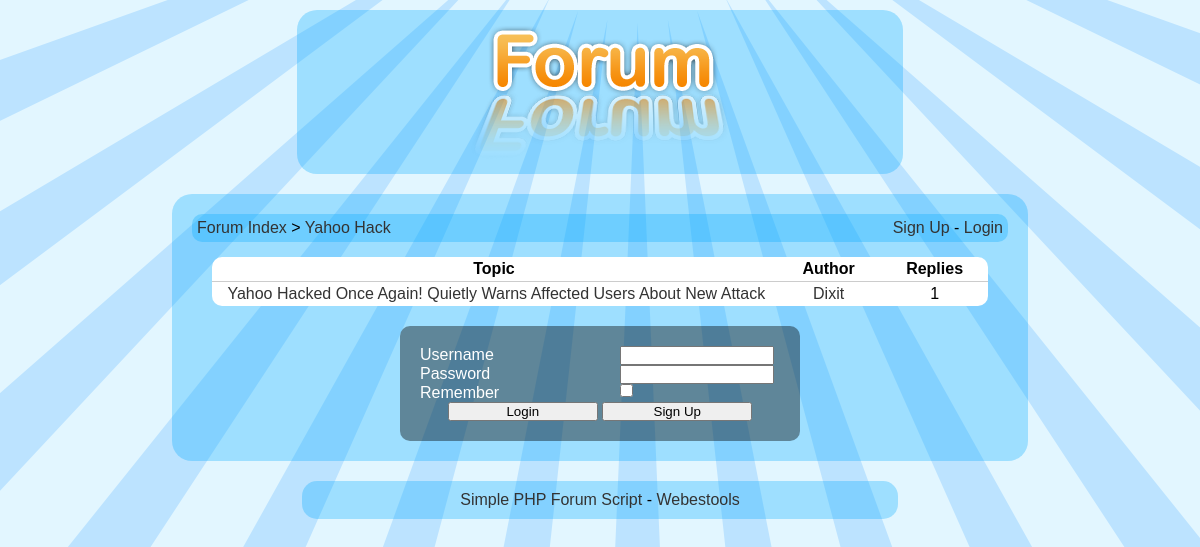
The page /Quiz/Forum/list_topics.php?parent=1 on the database its author committed.
### tables this page shows
CREATE TABLE `categories` (
  `id` smallint(6) NOT NULL,
  `name` varchar(256) NOT NULL,
  `description` text NOT NULL,
  `position` smallint(6) NOT NULL
);

CREATE TABLE `topics` (
  `parent` smallint(6) NOT NULL,
  `id` int(11) NOT NULL,
  `id2` int(11) NOT NULL,
  `title` varchar(256) NOT NULL,
  `message` longtext NOT NULL,
  `authorid` int(11) NOT NULL,
  `timestamp` int(11) NOT NULL,
  `timestamp2` int(11) NOT NULL
);

CREATE TABLE `users` (
  `id` int(11) NOT NULL,
  `username` varchar(50) NOT NULL,
  `email` varchar(50) NOT NULL,
  `password` varchar(50) NOT NULL,
  `status` tinyint(1) NOT NULL,
  `signup_date` datetime NOT NULL
);

### Quiz/Forum/config.php (called while the page is built, shortened)
<?php
$url_home = 'index.php';
$design = 'default';
?>

### Quiz/Forum/list_topics.php (the view, shortened to what this page needs)
<?php
include('config.php');
if(isset($_GET['parent']))
{
	$id = intval($_GET['parent']);
	$dn1 = mysql_fetch_array(mysql_query('select count(c.id) as nb1, c.name,count(t.id) as topics from categories as c left join topics as t on t.parent="'.$id.'" where c.id="'.$id.'" group by c.id'));
if($dn1['nb1']>0)
{
?>
<!DOCTYPE html PUBLIC "-//W3C//DTD XHTML 1.0 Transitional//EN" "http://www.w3.org/TR/xhtml1/DTD/xhtml1-transitional.dtd">
<html xmlns="http://www.w3.org/1999/xhtml">
    <head>
        <link href="<?php echo $design; ?>/style.css" rel="stylesheet" title="Style" />
    </head>
    <body>
    	<div class="header">
        	<a href="<?php echo $url_home; ?>"><img src="<?php echo $design; ?>/images/logo.png" alt="Forum" /></a>
	    </div>
        <div class="content">
<?php
if(isset($_SESSION['username']))
{
$nb_new_pm = mysql_fetch_array(mysql_query('select count(*) as nb_new_pm from pm where ((user1="'.$_SESSION['userid'].'" and user1read="no") or (user2="'.$_SESSION['userid'].'" and user2read="no")) and id2="1"'));
$nb_new_pm = $nb_new_pm['nb_new_pm'];
?>
<div class="box">
	<div class="box_left">
    	<a href="<?php echo $url_home; ?>">Forum Index</a> &gt; <a href="list_topics.php?parent=<?php echo $id; ?>"><?php echo htmlentities($dn1['name'], ENT_QUOTES, 'UTF-8'); ?></a>
    </div>
	<div class="box_right">
    	<a href="list_pm.php">Your messages(<?php echo $nb_new_pm; ?>)</a> - <a href="profile.php?id=<?php echo $_SESSION['userid']; ?>"><?php echo htmlentities($_SESSION['username'], ENT_QUOTES, 'UTF-8'); ?></a> (<a href="login.php">Logout</a>)
    </div>
	<div class="clean"></div>
</div>
<?php
}
else
{
?>
<div class="box">
	<div class="box_left">
    	<a href="<?php echo $url_home; ?>">Forum Index</a> &gt; <a href="list_topics.php?parent=<?php echo $id; ?>"><?php echo htmlentities($dn1['name'], ENT_QUOTES, 'UTF-8'); ?></a>
    </div>
	<div class="box_right">
    	<a href="signup.php">Sign Up</a> - <a href="login.php">Login</a>
    </div>
</div>
<?php
}
?>
<?php
$dn2 = mysql_query('select t.id, t.title, t.authorid, u.username as author, count(r.id) as replies from topics as t left join topics as r on r.parent="'.$id.'" and r.id=t.id and r.id2!=1  left join users as u on u.id=t.authorid where t.parent="'.$id.'" and t.id2=1 group by t.id order by t.timestamp2 desc');
if(mysql_num_rows($dn2)>0)
{
?>
<table class="topics_table">
	<tr>
    	<th class="forum_tops">Topic</th>
    	<th class="forum_auth">Author</th>
    	<th class="forum_nrep">Replies</th>
	</tr>
<?php
while($dnn2 = mysql_fetch_array($dn2))
{
?>
	<tr>
    	<td class="forum_tops"><a href="read_topic.php?id=<?php echo $dnn2['id']; ?>"><?php echo htmlentities($dnn2['title'], ENT_QUOTES, 'UTF-8'); ?></a></td>
    	<td><a href="profile.php?id=<?php echo $dnn2['authorid']; ?>"><?php echo htmlentities($dnn2['author'], ENT_QUOTES, 'UTF-8'); ?></a></td>
    	<td><?php echo $dnn2['replies']; ?></td>
    </tr>
<?php
}
?>
</table>
<?php
}
else
{
?>
<div class="message">This category has no topic.</div>
<?php
}
if(isset($_SESSION['username']))
{
?>
	<a href="new_topic.php?parent=<?php echo $id; ?>" class="button">New Topic</a>
<?php
}
else
{
?>
<div class="box_login">
	<form action="login.php" method="post">
		<label for="username">Username</label><input type="text" name="username" id="username" /><br />
		<label for="password">Password</label><input type="password" name="password" id="password" /><br />
        <label for="memorize">Remember</label><input type="checkbox" name="memorize" id="memorize" value="yes" />
        <div class="center">
	        <input type="submit" value="Login" /> <input type="button" onclick="javascript:document.location='signup.php';" value="Sign Up" />
        </div>
    </form>
</div>
<?php
}
?>
		</div>
		<div class="foot"><a href="http://www.webestools.com/scripts_tutorials-code-source-26-simple-php-forum-script-php-forum-easy-simple-script-code-download-free-php-forum-mysql.html">Simple PHP Forum Script</a> - <a href="http://www.webestools.com/">Webestools</a></div>
	</body>
</html>
<?php
}
else
{
	echo '<h2>This category doesn\'t exist.</h2>';
}
}
else
{
	echo '<h2>The ID of the category you want to visit is not defined.</h2>';
}
?>

### Quiz/Forum/default/style.css (style rules this page uses)
* { margin:0px; padding:0px; }
body { background:#e2f6ff url('images/background.gif') center top no-repeat; padding-left:10%; padding-right:10%; font-family:Arial, Geneva, sans-serif; }
a { text-decoration:none; color:#333333; }
img, table, tr, td { border:0px; }
.center { text-align:center; }
input[type=text], input[type=submit], input[type=button], input[type=password] { width:150px; }
label { width:200px; display:inline-block; vertical-align:top; text-align:left; }
table { border-spacing:0px; background:#ffffff; -moz-border-radius:10px; -webkit-border-radius:10px; border-radius:10px; padding:0px; width:95%; margin:5px auto 5px auto; }
tr { -moz-border-radius:5px; -webkit-border-radius:5px; border-radius:5px; margin:0px; }
td, th { margin:0px; border:0px; padding:3px; text-align:center; }
.header { margin:auto; margin-top:10px; padding:15px; background:url('images/bluec_30p.png'); width:60%; -moz-border-radius:20px; -webkit-border-radius:20px; border-radius:20px; text-align:center; }
.foot { text-align:center; background:url('images/bluec_30p.png'); width:60%; -moz-border-radius:15px; -webkit-border-radius:15px; border-radius:15px; padding:10px; margin:20px auto; }
.content { background:url('images/bluec_30p.png'); width:85%; -moz-border-radius:20px; -webkit-border-radius:20px; border-radius:20px; margin:auto; padding:20px; margin-top:20px; }
.box_left { float:left; }
.box_right { float:right; }
.box { background:url('images/bluec_30p.png'); -moz-border-radius:10px; -webkit-border-radius:10px; border-radius:10px; margin:auto; padding:5px; margin-bottom:15px; }
.box_login { background:url('images/black_40p.png'); width:360px; -moz-border-radius:10px; -webkit-border-radius:10px; border-radius:10px; margin:auto; padding:20px; margin-top:20px; color:#ffffff; }
.forum_ntop, .forum_nrep, .forum_act, .forum_auth { width:100px; }
td.forum_cat, td.forum_tops { padding-left:15px; text-align:left; }
.categories_table td, .categories_table th, .topics_table td, .topics_table th, .list_pm td, .list_pm th { border-bottom:1px solid #cccccc; }
.categories_table tr:last-child td, .topics_table tr:last-child td, .list_pm tr:last-child td { border-bottom:0px; }

### rows shown on the page
categories: name "Yahoo Hack"
topics: title "Yahoo Hacked Once Again! Quietly Warns Affected Users About New Attack", users.username "Dixit", replies "1"
